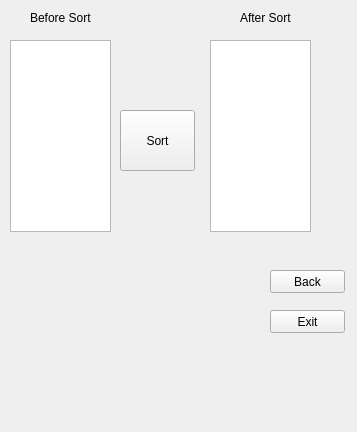
<?xml version="1.0" encoding="UTF-8"?>
<ui version="4.0">
 <class>insertion</class>
 <widget class="QWidget" name="insertion">
  <property name="geometry">
   <rect>
    <x>0</x>
    <y>0</y>
    <width>357</width>
    <height>432</height>
   </rect>
  </property>
  <property name="windowTitle">
   <string>Form</string>
  </property>
  <widget class="QLabel" name="label">
   <property name="geometry">
    <rect>
     <x>30</x>
     <y>10</y>
     <width>61</width>
     <height>16</height>
    </rect>
   </property>
   <property name="text">
    <string>Before Sort</string>
   </property>
  </widget>
  <widget class="QLabel" name="label_2">
   <property name="geometry">
    <rect>
     <x>240</x>
     <y>10</y>
     <width>61</width>
     <height>16</height>
    </rect>
   </property>
   <property name="text">
    <string>After Sort</string>
   </property>
  </widget>
  <widget class="QPushButton" name="pushButton">
   <property name="geometry">
    <rect>
     <x>120</x>
     <y>110</y>
     <width>75</width>
     <height>61</height>
    </rect>
   </property>
   <property name="text">
    <string>Sort</string>
   </property>
  </widget>
  <widget class="QPushButton" name="pushButton_2">
   <property name="geometry">
    <rect>
     <x>270</x>
     <y>270</y>
     <width>75</width>
     <height>23</height>
    </rect>
   </property>
   <property name="text">
    <string>Back</string>
   </property>
  </widget>
  <widget class="QPushButton" name="pushButton_3">
   <property name="geometry">
    <rect>
     <x>270</x>
     <y>310</y>
     <width>75</width>
     <height>23</height>
    </rect>
   </property>
   <property name="text">
    <string>Exit</string>
   </property>
  </widget>
  <widget class="QListWidget" name="listWidget">
   <property name="geometry">
    <rect>
     <x>10</x>
     <y>40</y>
     <width>101</width>
     <height>192</height>
    </rect>
   </property>
  </widget>
  <widget class="QListWidget" name="listWidget_2">
   <property name="geometry">
    <rect>
     <x>210</x>
     <y>40</y>
     <width>101</width>
     <height>192</height>
    </rect>
   </property>
  </widget>
 </widget>
 <resources/>
 <connections/>
</ui>
